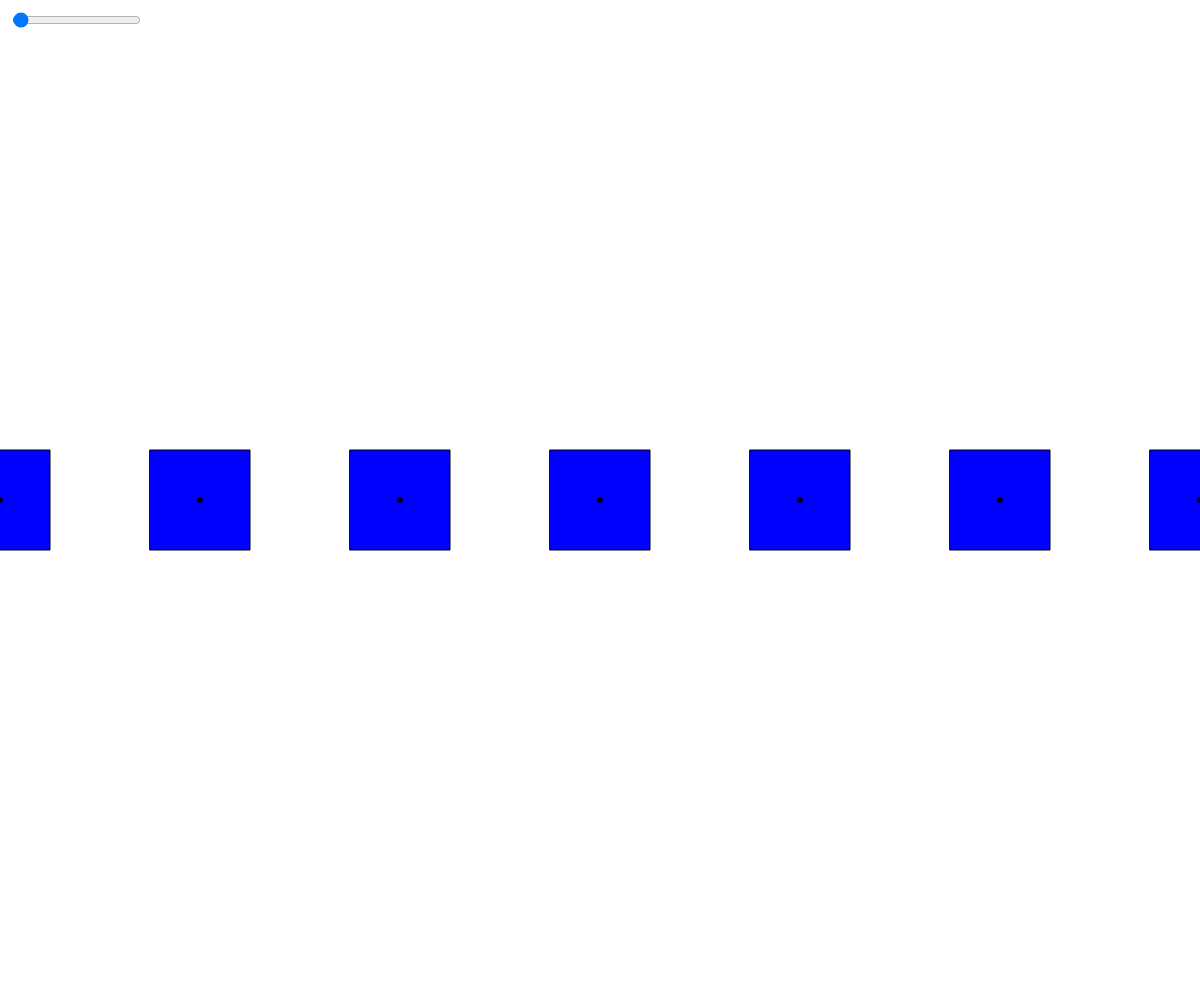
Frame 1 (no input)
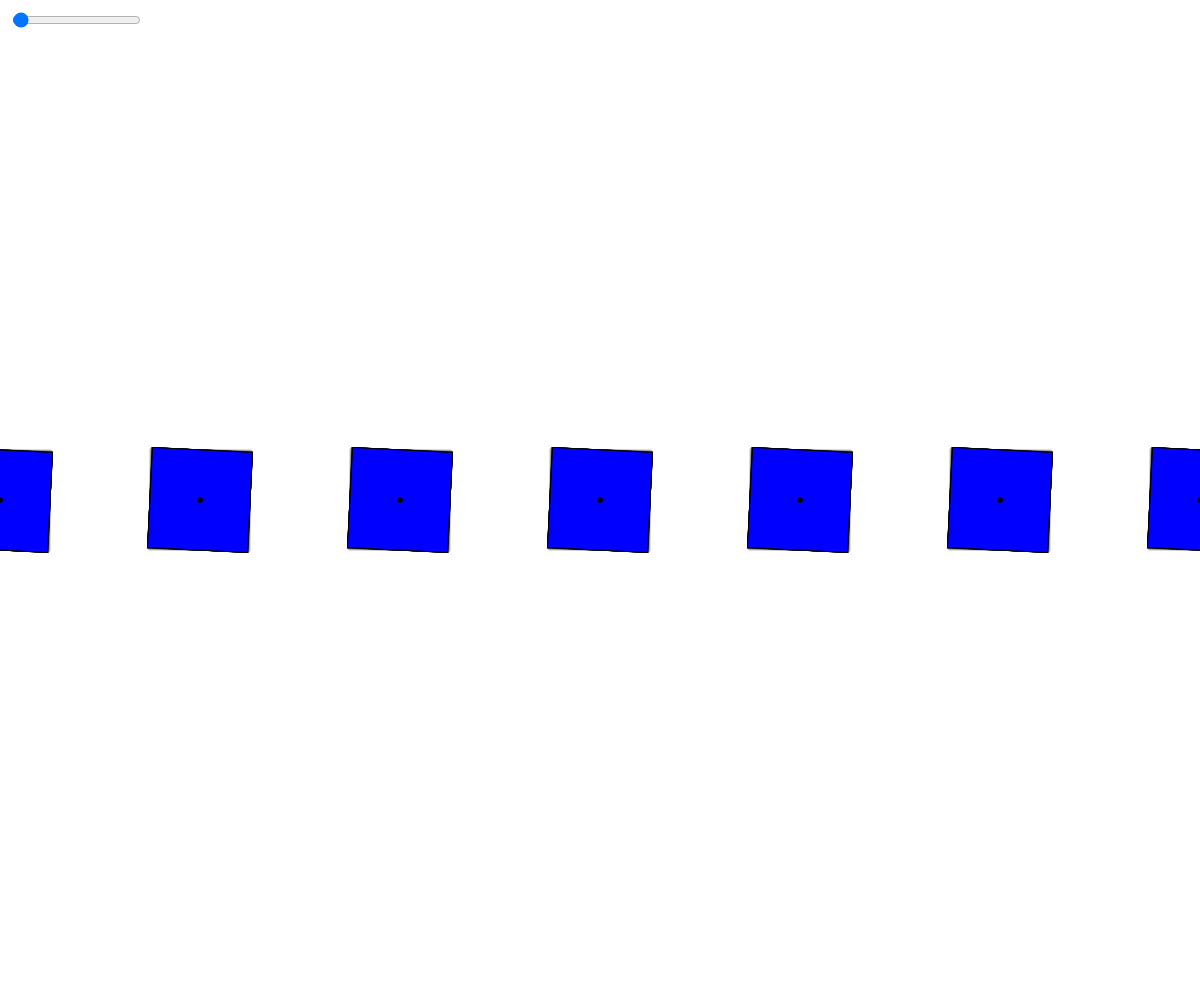
Frame 60 (no input)
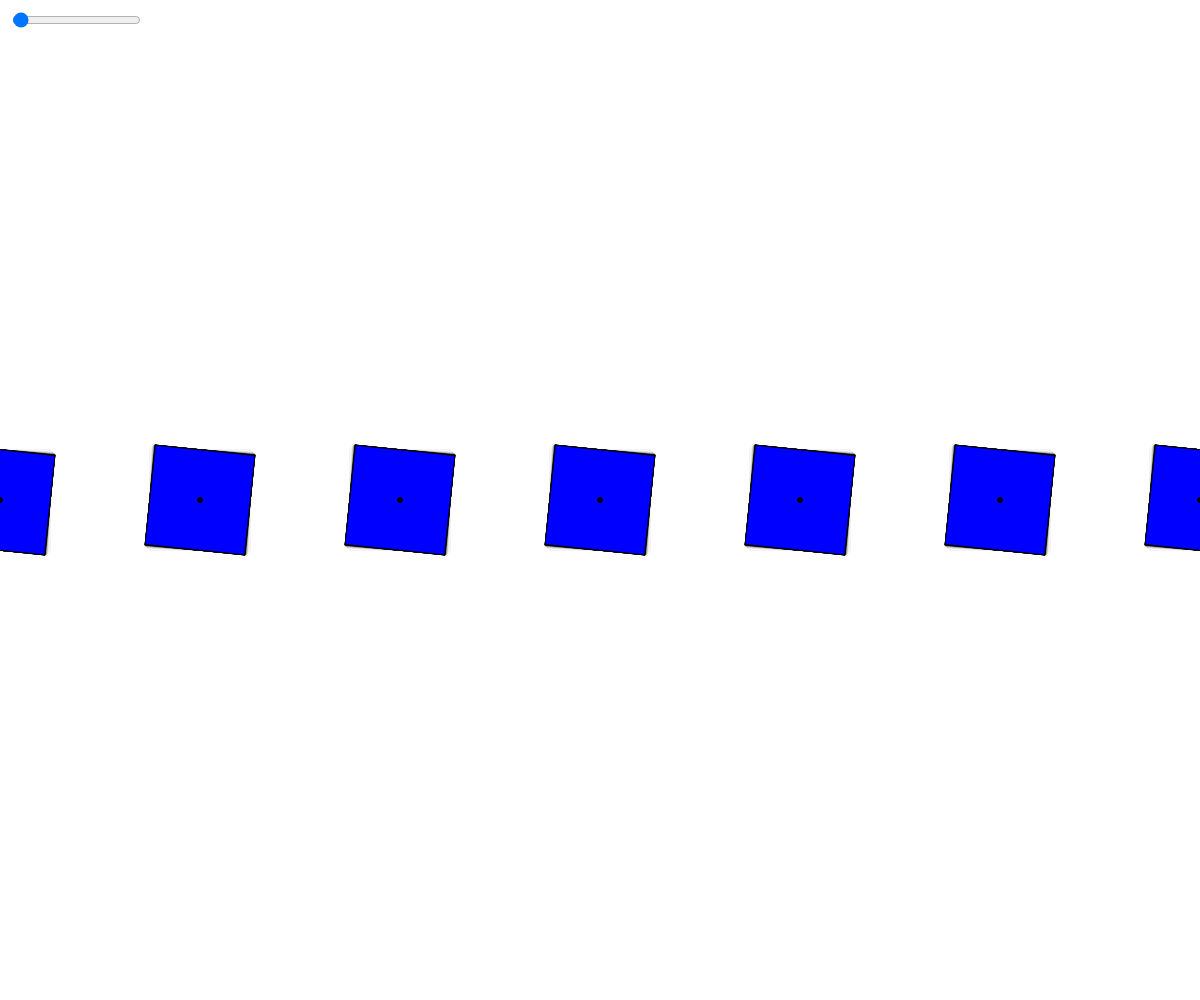
Frame 120 (the mouse pressed at the canvas centre since frame 60)

The p5.js sketch that drew these frames (run headless with seeded random() and noise() and a simulated clock; from frame 60 on, the mouse is pressed at the canvas centre):

// p5.js sketch
// ── sketch.js
let drehwinkel=0;
let increment=0.05; //geschwindigkeit der Rotation
let sliderIncrement; //steuerung der geschwindigkeit über slider

function setup() {
  createCanvas(windowWidth, windowHeight);
  background(255);
  angleMode(DEGREES);
  sliderIncrement = createSlider(0, 5, increment, 0.01);
  sliderIncrement.position(10, 10);
}

function draw() {
  background(255, 10);
  increment = sliderIncrement.value();

  rectMode(CENTER);
 


  for(let i=0;i<10;i=i+1){
 
    push();
    translate(i*200, height/2);
    rotate(drehwinkel);
    fill(0,0,255);
    rect(0, 0, 100,100);
    pop();

    fill(0);
    ellipse(i*200, height/2, 5);
  }

  drehwinkel=drehwinkel+increment;//geschwindigkeit der Rotation abhängig vom slider
}
